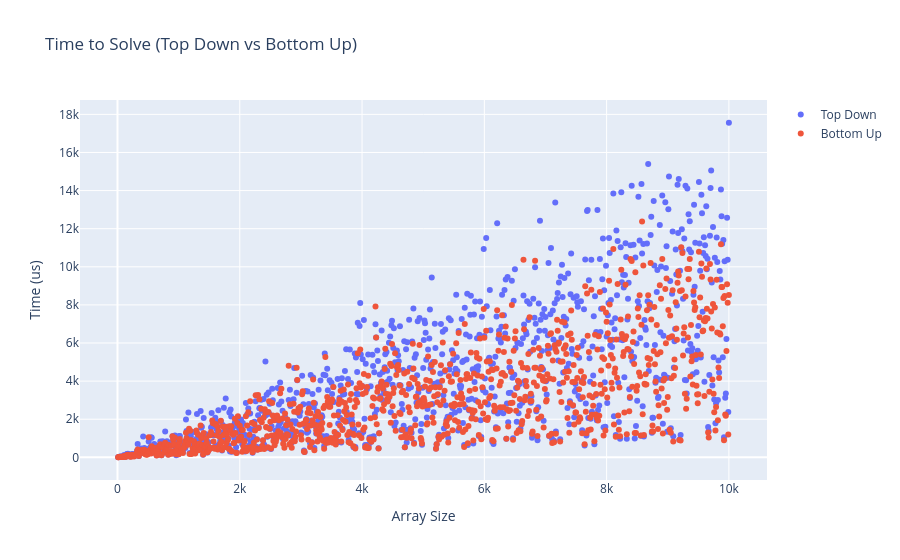

Write notebook code for a chart like this one.
### Code cell
fig = go.Figure()

fig.add_trace(go.Scatter(x=df["Array Size"], y=df["Top Down Time (us)"], mode="markers", name="Top Down"))
fig.add_trace(go.Scatter(x=df["Array Size"], y=df["Bottom Up Time (us)"], mode="markers", name="Bottom Up"))
fig.update_layout(title="Time to Solve (Top Down vs Bottom Up)", xaxis_title="Array Size", yaxis_title="Time (us)")

fig.show()

### Figure 1 — Plotly figure (JSON) as saved in the notebook; plotly's stock layout.template omitted (floating-point values rounded to 4 significant figures; data arrays with more than 128 entries replaced by an {"elided": "..."} marker saying what was removed)
{"data": [{"mode": "markers", "name": "Top Down", "type": "scatter", "x": {"elided": "1000 int values"}, "y": {"elided": "1000 int values"}}, {"mode": "markers", "name": "Bottom Up", "type": "scatter", "x": {"elided": "1000 int values"}, "y": {"elided": "1000 int values"}}], "layout": {"title": {"text": "Time to Solve (Top Down vs Bottom Up)"}, "xaxis": {"title": {"text": "Array Size"}}, "yaxis": {"title": {"text": "Time (us)"}}}}
